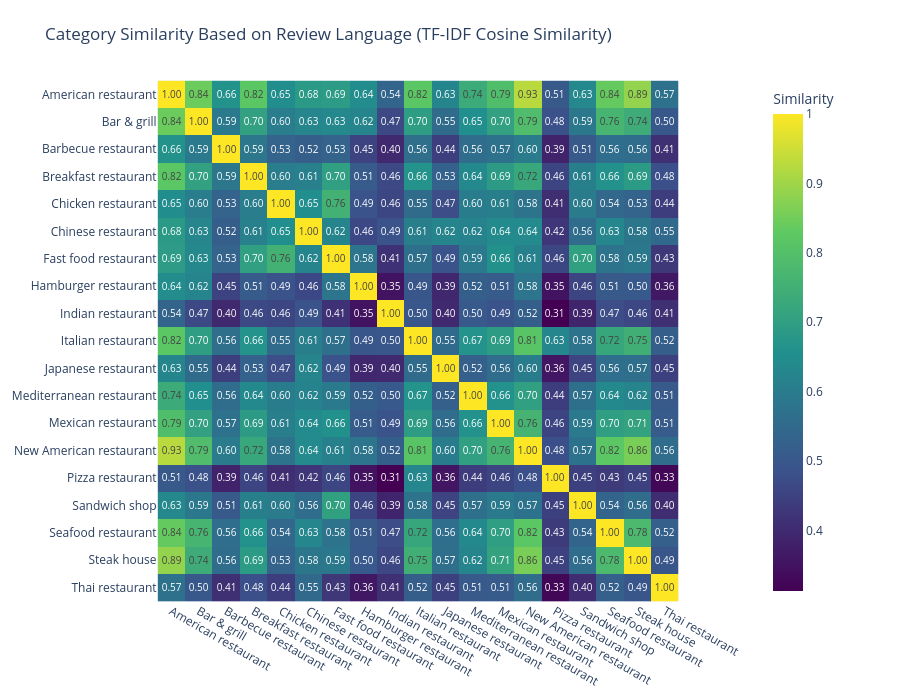

The notebook cell saved with this chart:
### Code cell
'''plt.figure(figsize=(10, 8))
sns.heatmap(similarity_df, cmap="Blues", annot=True, fmt=".2f", square=True)
plt.title("Category Similarity Based on Review Language (TF-IDF Cosine Similarity)")
plt.show()

def heatmap_chart(data: pd.DataFrame, title: str,
                  x_label: str = "", y_label: str = "") -> None:
    """Heatmap using the project’s main color palette."""
    fig = px.imshow(
        data,
        color_continuous_scale=ColorPalette.MAIN_PALLETE,
        labels={"x": x_label, "y": y_label, "color": "Value"},
        aspect="auto",
        title=title,
    )'''

heatmap_chart(similarity_df,
              title="Category Similarity Based on Review Language (TF-IDF Cosine Similarity)",)

### Figure 1 — Plotly figure (JSON) as saved in the notebook; plotly's stock layout.template omitted (floating-point values rounded to 4 significant figures; data arrays with more than 128 entries replaced by an {"elided": "..."} marker saying what was removed)
{"data": [{"coloraxis": "coloraxis", "hovertemplate": "x: %{x}<br>y: %{y}<br>Similarity: %{z}<extra></extra>", "name": "0", "texttemplate": "%{z:.2f}", "type": "heatmap", "x": ["American restaurant", "Bar & grill", "Barbecue restaurant", "Breakfast restaurant", "Chicken restaurant", "Chinese restaurant", "Fast food restaurant", "Hamburger restaurant", "Indian restaurant", "Italian restaurant", "Japanese restaurant", "Mediterranean restaurant", "Mexican restaurant", "New American restaurant", "Pizza restaurant", "Sandwich shop", "Seafood restaurant", "Steak house", "Thai restaurant"], "xaxis": "x", "y": ["American restaurant", "Bar & grill", "Barbecue restaurant", "Breakfast restaurant", "Chicken restaurant", "Chinese restaurant", "Fast food restaurant", "Hamburger restaurant", "Indian restaurant", "Italian restaurant", "Japanese restaurant", "Mediterranean restaurant", "Mexican restaurant", "New American restaurant", "Pizza restaurant", "Sandwich shop", "Seafood restaurant", "Steak house", "Thai restaurant"], "yaxis": "y", "z": {"elided": "19x19 float values"}}], "layout": {"coloraxis": {"colorbar": {"title": {"text": "Similarity"}}, "colorscale": [[0, "#440154"], [0.25, "#3b528b"], [0.5, "#21908d"], [0.75, "#5dc962"], [1, "#fde725"]], "showscale": true}, "height": 700, "margin": {"b": 60, "l": 80, "r": 150, "t": 80}, "title": {"text": "Category Similarity Based on Review Language (TF-IDF Cosine Similarity)"}, "width": 900, "xaxis": {"anchor": "y", "constrain": "domain", "domain": [0, 1], "scaleanchor": "y"}, "yaxis": {"anchor": "x", "autorange": "reversed", "constrain": "domain", "domain": [0, 1]}}}
